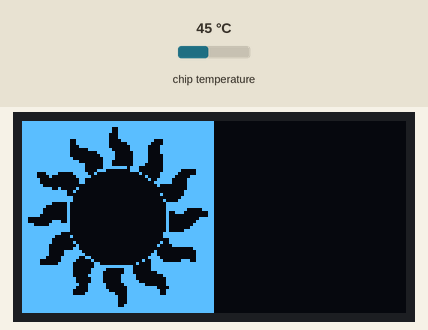
Simulated run of this program. Board: ESP32 board running MicroPython. On the bench: 128×64 one-colour display. Inputs (shaded band) come from the test bench; at power-on: chip temperature 45 °C. Library files of the repository ran but are not shown: ssd1306.py; what the program prints to the serial console is not drawn.

Above: at 1.2 s.
1.3 s: chip temperature set to 65 °C
At 2.39 s:
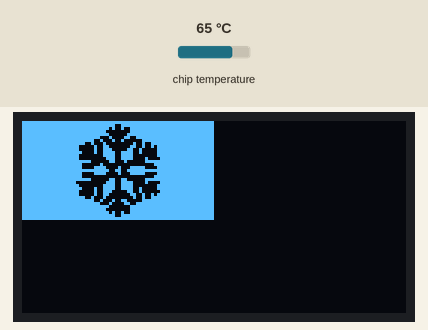
3.9 s: chip temperature set to 21 °C
Timing chart, 0 to 6.9 s (numbered marks = the images above; inputs shaded):
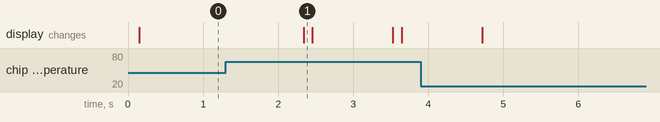

The program:

4.py
```python
import esp32
import time
from machine import Pin, SoftI2C
from ssd1306 import SSD1306_I2C

i2c = SoftI2C(sda = Pin(4), scl = Pin(5), freq = 400000)

oled = SSD1306_I2C(128, 64, i2c)


image_snow_b = [0xFF, 0xFF, 0xFF, 0xFF, 0xFF, 0xFF, 0xFF, 0xFF, 0xFF, 0xFF, 0xFF, 0xFF, 0xFF, 0xFF, 0xFF, 0xFF,
0xFF, 0xFF, 0xFF, 0xFF, 0xFF, 0x7F, 0x7F, 0xFF, 0x3F, 0x3F, 0x5F, 0x9F, 0x17, 0x23, 0x47, 0x01,
0x01, 0x47, 0x23, 0x33, 0x1F, 0x9F, 0x3F, 0x3F, 0xFF, 0x7F, 0x7F, 0xFF, 0xFF, 0xFF, 0xFF, 0xFF,
0xFF, 0xFF, 0xFF, 0xFF, 0xFF, 0xFF, 0xFF, 0xFF, 0xFF, 0xFF, 0xFF, 0xFF, 0xFF, 0xFF, 0xFF, 0xFF,
0xFF, 0xFF, 0xFF, 0xFF, 0xFF, 0xFF, 0xFF, 0xFF, 0xFF, 0xFF, 0xFF, 0xFF, 0xFF, 0xFF, 0xFF, 0xFF,
0xFF, 0xFF, 0xFF, 0xE4, 0x20, 0x20, 0x20, 0x00, 0x87, 0x80, 0xC0, 0x8F, 0x1F, 0x3E, 0x3C, 0x00,
0x80, 0x1C, 0x3C, 0x1E, 0x9F, 0x81, 0x80, 0x86, 0x81, 0x30, 0x20, 0x21, 0x60, 0xEF, 0xFF, 0xFF,
0xFF, 0xFF, 0xFF, 0xFF, 0xFF, 0xFF, 0xFF, 0xFF, 0xFF, 0xFF, 0xFF, 0xFF, 0xFF, 0xFF, 0xFF, 0xFF,
0xFF, 0xFF, 0xFF, 0xFF, 0xFF, 0xFF, 0xFF, 0xFF, 0xFF, 0xFF, 0xFF, 0xFF, 0xFF, 0xFF, 0xFF, 0xFF,
0xFF, 0xFF, 0xEF, 0x4F, 0x09, 0x09, 0x09, 0x01, 0xC3, 0x03, 0x03, 0xE3, 0xF1, 0xF8, 0x78, 0x01,
0x03, 0x78, 0x78, 0xF1, 0xF3, 0x03, 0x03, 0xC3, 0x03, 0x19, 0x09, 0x09, 0x0D, 0x6F, 0xFF, 0xFF,
0xFF, 0xFF, 0xFF, 0xFF, 0xFF, 0xFF, 0xFF, 0xFF, 0xFF, 0xFF, 0xFF, 0xFF, 0xFF, 0xFF, 0xFF, 0xFF,
0xFF, 0xFF, 0xFF, 0xFF, 0xFF, 0xFF, 0xFF, 0xFF, 0xFF, 0xFF, 0xFF, 0xFF, 0xFF, 0xFF, 0xFF, 0xFF,
0xFF, 0xFF, 0xFF, 0xFE, 0xFE, 0xFC, 0xFC, 0xFE, 0xF9, 0xF8, 0xF4, 0xF3, 0xD1, 0x88, 0xC4, 0x00,
0x00, 0xC4, 0x8C, 0x88, 0xF1, 0xF3, 0xF8, 0xF8, 0xFF, 0xFC, 0xFC, 0xFF, 0xFE, 0xFF, 0xFF, 0xFF,
0xFF, 0xFF, 0xFF, 0xFF, 0xFF, 0xFF, 0xFF, 0xFF, 0xFF, 0xFF, 0xFF, 0xFF, 0xFF, 0xFF, 0xFF, 0xFF,
0x01, 0x01, 0x01, 0x01, 0x01, 0x01, 0x01, 0x01,]

image_sun_b = [0xFF, 0xFF, 0xFF, 0xFF, 0xFF, 0xFF, 0xFF, 0xFF, 0xFF, 0xFF, 0xFF, 0xFF, 0xFF, 0xFF, 0xFF, 0xFF,
0x3F, 0x3F, 0xFF, 0xFF, 0xFF, 0xFF, 0xFF, 0xFF, 0xFF, 0xFF, 0xFF, 0xFF, 0xFF, 0x0F, 0x03, 0x03,
0x3F, 0x7F, 0x7F, 0xFF, 0xFF, 0xFF, 0xFF, 0xFF, 0xFF, 0xFF, 0xFF, 0x7F, 0x3F, 0x3F, 0x3F, 0xFF,
0xFF, 0xFF, 0xFF, 0xFF, 0xFF, 0xFF, 0xFF, 0xFF, 0xFF, 0xFF, 0xFF, 0xFF, 0xFF, 0xFF, 0xFF, 0xFF,
0xFF, 0xFF, 0xFF, 0xFF, 0xFF, 0xFF, 0xFF, 0xFF, 0xFF, 0xFF, 0xFF, 0xFF, 0xFF, 0xFF, 0xFF, 0xFF,
0xF0, 0xE0, 0xE0, 0xC1, 0xC1, 0x01, 0x03, 0x03, 0x03, 0x07, 0x0F, 0xFF, 0xFF, 0xFE, 0x9C, 0x80,
0x80, 0x80, 0x80, 0x00, 0x83, 0xFF, 0xFF, 0x7F, 0x7F, 0x3F, 0x00, 0x00, 0x00, 0x00, 0x07, 0xFF,
0xFF, 0xFF, 0xFF, 0xFF, 0xFF, 0xFF, 0xFF, 0xFF, 0xFF, 0xFF, 0xFF, 0xFF, 0xFF, 0xFF, 0xFF, 0xFF,
0xFF, 0xFF, 0xFF, 0xFF, 0xFF, 0xF9, 0xE1, 0xC1, 0xC3, 0xC7, 0x83, 0x83, 0xC1, 0x81, 0x81, 0x01,
0x01, 0x83, 0x47, 0x1F, 0x1F, 0x06, 0x04, 0x00, 0x02, 0x01, 0x01, 0x01, 0x00, 0x00, 0x00, 0x00,
0x00, 0x00, 0x00, 0x00, 0x01, 0x01, 0x01, 0x02, 0x00, 0x04, 0x08, 0x00, 0x10, 0x38, 0x1E, 0x1F,
0x1F, 0x1F, 0x07, 0x03, 0x01, 0x00, 0x80, 0xF8, 0xFC, 0xFC, 0xFF, 0xFF, 0xFF, 0xFF, 0xFF, 0xFF,
0xFF, 0xFF, 0xFF, 0xFF, 0xFF, 0xFF, 0x7F, 0x1F, 0x0F, 0x0F, 0x07, 0x07, 0x07, 0x07, 0x07, 0xFE,
0x06, 0x00, 0x00, 0x00, 0x00, 0x00, 0x00, 0x00, 0x00, 0x00, 0x00, 0x00, 0x00, 0x00, 0x00, 0x00,
0x00, 0x00, 0x00, 0x00, 0x00, 0x00, 0x00, 0x00, 0x00, 0x00, 0x00, 0x00, 0x00, 0x00, 0x01, 0x04,
0xF8, 0x38, 0x38, 0x78, 0x7C, 0x7E, 0x3F, 0x1F, 0x1F, 0x1F, 0x1F, 0x1F, 0x3F, 0x3F, 0xFF, 0xFF,
0xFF, 0xFF, 0xFC, 0xFC, 0xF8, 0xF8, 0xF8, 0xF8, 0xF8, 0xFC, 0x7E, 0x3E, 0x3E, 0x1C, 0x1C, 0x1F,
0x40, 0x00, 0x00, 0x00, 0x00, 0x00, 0x00, 0x00, 0x00, 0x00, 0x00, 0x00, 0x00, 0x00, 0x00, 0x00,
0x00, 0x00, 0x00, 0x00, 0x00, 0x00, 0x00, 0x00, 0x00, 0x00, 0x00, 0x00, 0x00, 0x00, 0x00, 0x60,
0x7F, 0xE0, 0xE0, 0xE0, 0xE0, 0xE0, 0xF0, 0xF0, 0xF8, 0xFC, 0xFE, 0xFF, 0xFF, 0xFF, 0xFF, 0xFF,
0xFF, 0xFF, 0xFF, 0xFF, 0xFF, 0xFF, 0x3F, 0x3F, 0x1F, 0x01, 0x00, 0x00, 0x80, 0xE0, 0xF8, 0xF8,
0xF8, 0x7D, 0x3E, 0x18, 0x10, 0x20, 0x20, 0x40, 0x80, 0x80, 0x00, 0x00, 0x00, 0x00, 0x00, 0x00,
0x00, 0x00, 0x00, 0x00, 0x00, 0x00, 0x80, 0x00, 0x40, 0x00, 0x20, 0xF0, 0xF8, 0xE2, 0xC1, 0x80,
0x80, 0x81, 0x83, 0x83, 0x83, 0xC3, 0xC3, 0xC3, 0x83, 0x87, 0xFF, 0xFF, 0xFF, 0xFF, 0xFF, 0xFF,
0xFF, 0xFF, 0xFF, 0xFF, 0xFF, 0xFF, 0xFF, 0xFF, 0xFF, 0xFF, 0xFF, 0xFF, 0xFF, 0xFF, 0xFF, 0xFF,
0xFF, 0xF0, 0x40, 0x00, 0x00, 0x00, 0xC8, 0xFE, 0xFF, 0xFF, 0xFF, 0xC3, 0x01, 0x01, 0x01, 0x01,
0x01, 0x39, 0x7F, 0xFF, 0xFF, 0xF8, 0xE0, 0xC0, 0xC0, 0x80, 0x80, 0x83, 0x83, 0x07, 0x07, 0x0F,
0x7F, 0xFF, 0xFF, 0xFF, 0xFF, 0xFF, 0xFF, 0xFF, 0xFF, 0xFF, 0xFF, 0xFF, 0xFF, 0xFF, 0xFF, 0xFF,
0xFF, 0xFF, 0xFF, 0xFF, 0xFF, 0xFF, 0xFF, 0xFF, 0xFF, 0xFF, 0xFF, 0xFF, 0xFF, 0xFF, 0xFF, 0xFF,
0xFF, 0xFC, 0xFC, 0xFC, 0xFC, 0xFE, 0xFF, 0xFF, 0xFF, 0xFF, 0xFF, 0xFF, 0xFF, 0xFE, 0xFE, 0xFC,
0xC0, 0xC0, 0xE0, 0xFF, 0xFF, 0xFF, 0xFF, 0xFF, 0xFF, 0xFF, 0xFF, 0xFF, 0xFF, 0xFF, 0xFC, 0xFC,
0xFF, 0xFF, 0xFF, 0xFF, 0xFF, 0xFF, 0xFF, 0xFF, 0xFF, 0xFF, 0xFF, 0xFF, 0xFF, 0xFF, 0xFF, 0xFF]

def draw_image(image, width, height):
    for y in range(height):
        for x in range(width):
            byte_index = (x + (y // 8) * width) % len(image)
            bit = (image[byte_index] >> (y % 8)) & 1
            oled.pixel(x, y, bit)

def show_image(list_image, x, y):
    oled.fill(0)

    draw_image(list_image, x, y)

    oled.show()

while True:
    temp = esp32.raw_temperature()
    temp_c = (temp-32) * 5/9
    print(temp_c)

    if temp_c < 40:
        show_image(image_snow_b,64 ,33)

    if temp_c > 60:
        show_image(image_snow_b,64 ,33)

    if temp_c > 40:
        show_image(image_sun_b, 64, 64)

    time.sleep(1)
```

Measured:
- after the input at 1.3 s, the display: changes after 1.0 s (image 1)
